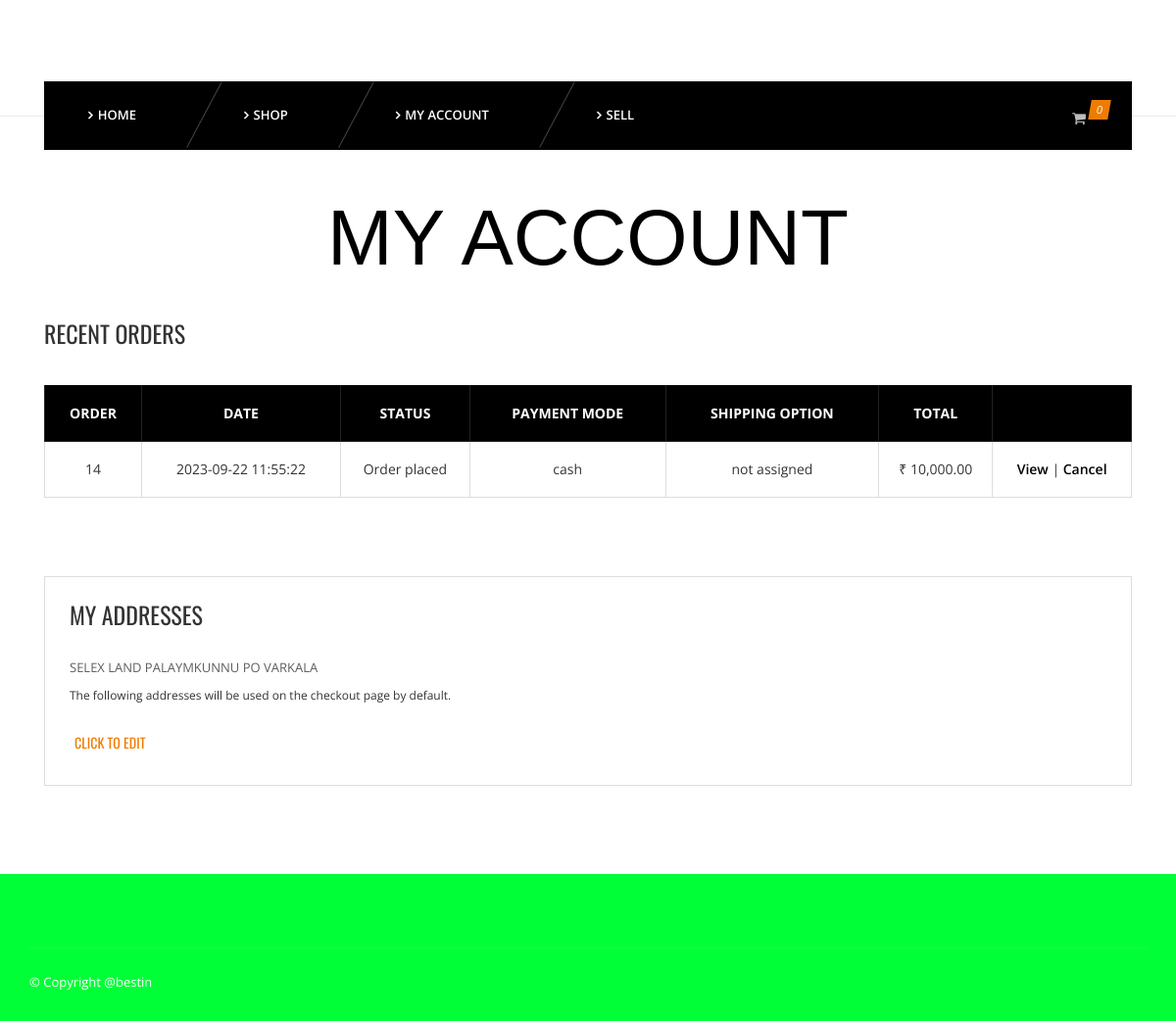
Page /user/shopping/my-account.php (signed in) on the committed database.
### tables this page shows
CREATE TABLE `orders` (
  `id` int(11) NOT NULL,
  `uid` int(11) NOT NULL,
  `totalprice` varchar(255) NOT NULL,
  `orderstatus` varchar(255) NOT NULL,
  `shipping` varchar(30) NOT NULL,
  `paymentmode` varchar(255) NOT NULL,
  `sp_accept` int(90) NOT NULL DEFAULT 0,
  `timestamp` datetime NOT NULL DEFAULT current_timestamp()
);

CREATE TABLE `users` (
  `id` int(11) NOT NULL,
  `username` varchar(50) NOT NULL,
  `email` varchar(250) NOT NULL,
  `address` varchar(250) NOT NULL,
  `password` varchar(255) NOT NULL,
  `created_at` datetime DEFAULT current_timestamp()
);

### user/shopping/my-account.php (the view, shortened to what this page needs)
<?php
	require_once '../config/connect.php';
	if (!isset($_SESSION['loggedin']) && $_SESSION['loggedin'] !== false) {
		header('location: ../login.php');
		exit;
	}
	 else {
    include 'inc/header.php';
    include 'inc/nav.php';
    $uid = $_SESSION['id'];
}
?>
	<section id="content">
		<div class="content-blog content-account">
			<div class="container">
				<div class="row">
					<div class="page_header text-center">
						<h2>My Account</h2>
					</div>
					<div class="col-md-12">
			<h3>Recent Orders</h3>
			<br>
			<table class="cart-table account-table table table-bordered">
				<thead>
					<tr>
						<th>Order</th>
						<th>Date</th>
						<th>Status</th>
						<th>Payment Mode</th>
						<th>Shipping Option</th>
						<th>Total</th>
						<th></th>
					</tr>
				</thead>
				<tbody>
				<?php
					$ordsql = "SELECT * FROM orders WHERE uid='$uid'";
					$ordres = mysqli_query($connection, $ordsql);
					while($ordr = mysqli_fetch_assoc($ordres)){
				?>
					<tr>
						<td>
							<?php echo $ordr['id']; ?>
						</td>
						<td>
							<?php echo $ordr['timestamp']; ?>
						</td>
						<td>
							<?php echo $ordr['orderstatus']; ?>
						</td>
						<td>
							<?php echo $ordr['paymentmode']; ?>
						</td>
						<td>
							<?php echo $ordr['shipping']; ?>
						</td>
						<td>
						₹	 <?php echo number_format($ordr['totalprice'],2); ?>
						</td>
						<td>
							<a href="view-order.php?id=<?php echo $ordr['id']; ?>">View</a>
							<?php if($ordr['orderstatus'] != 'Cancelled'){?>
							| <a href="cancel-order.php?id=<?php echo $ordr['id']; ?>">Cancel</a>
							<?php } ?>
						</td>
					</tr>
				<?php } ?>
				</tbody>
			</table>
			<br>
			<br>
			<br>
			<div class="ma-address">
						<h3>My Addresses</h3>
						<h4>
						<?php
						$csql = "SELECT address FROM users WHERE id=$uid";
						$cres = mysqli_query($connection, $csql);
						if(mysqli_num_rows($cres) == 1){
							$cr = mysqli_fetch_assoc($cres);
							echo "<p>".$cr['address'] ."</p>";
						}
					?>
				</h4>
						<h6>The following addresses will be used on the checkout page by default.</h6>
			<div class="row">
				<div class="col-md-6">
								<h4><a href="edit-address.php">click to edit</a></h4>
				</div>
				<div class="col-md-6">
				</div>
			</div>
			</div>
					</div>
				</div>
			</div>
		</div>
	</section>
<?php include 'inc/footer.php' ?>

### user/shopping/css/light.css (style rules this page uses)
body { background-color:#fff; }
p { color:#5f5f5f; }

### rows in the picture
orders: id "14", timestamp "2023-09-22 11:55:22", orderstatus "Order placed", paymentmode "cash", shipping "not assigned", totalprice "10,000.00"
users: address "SELEX LAND PALAYMKUNNU PO VARKALA"

### other values in the picture
count($cart) "0"
